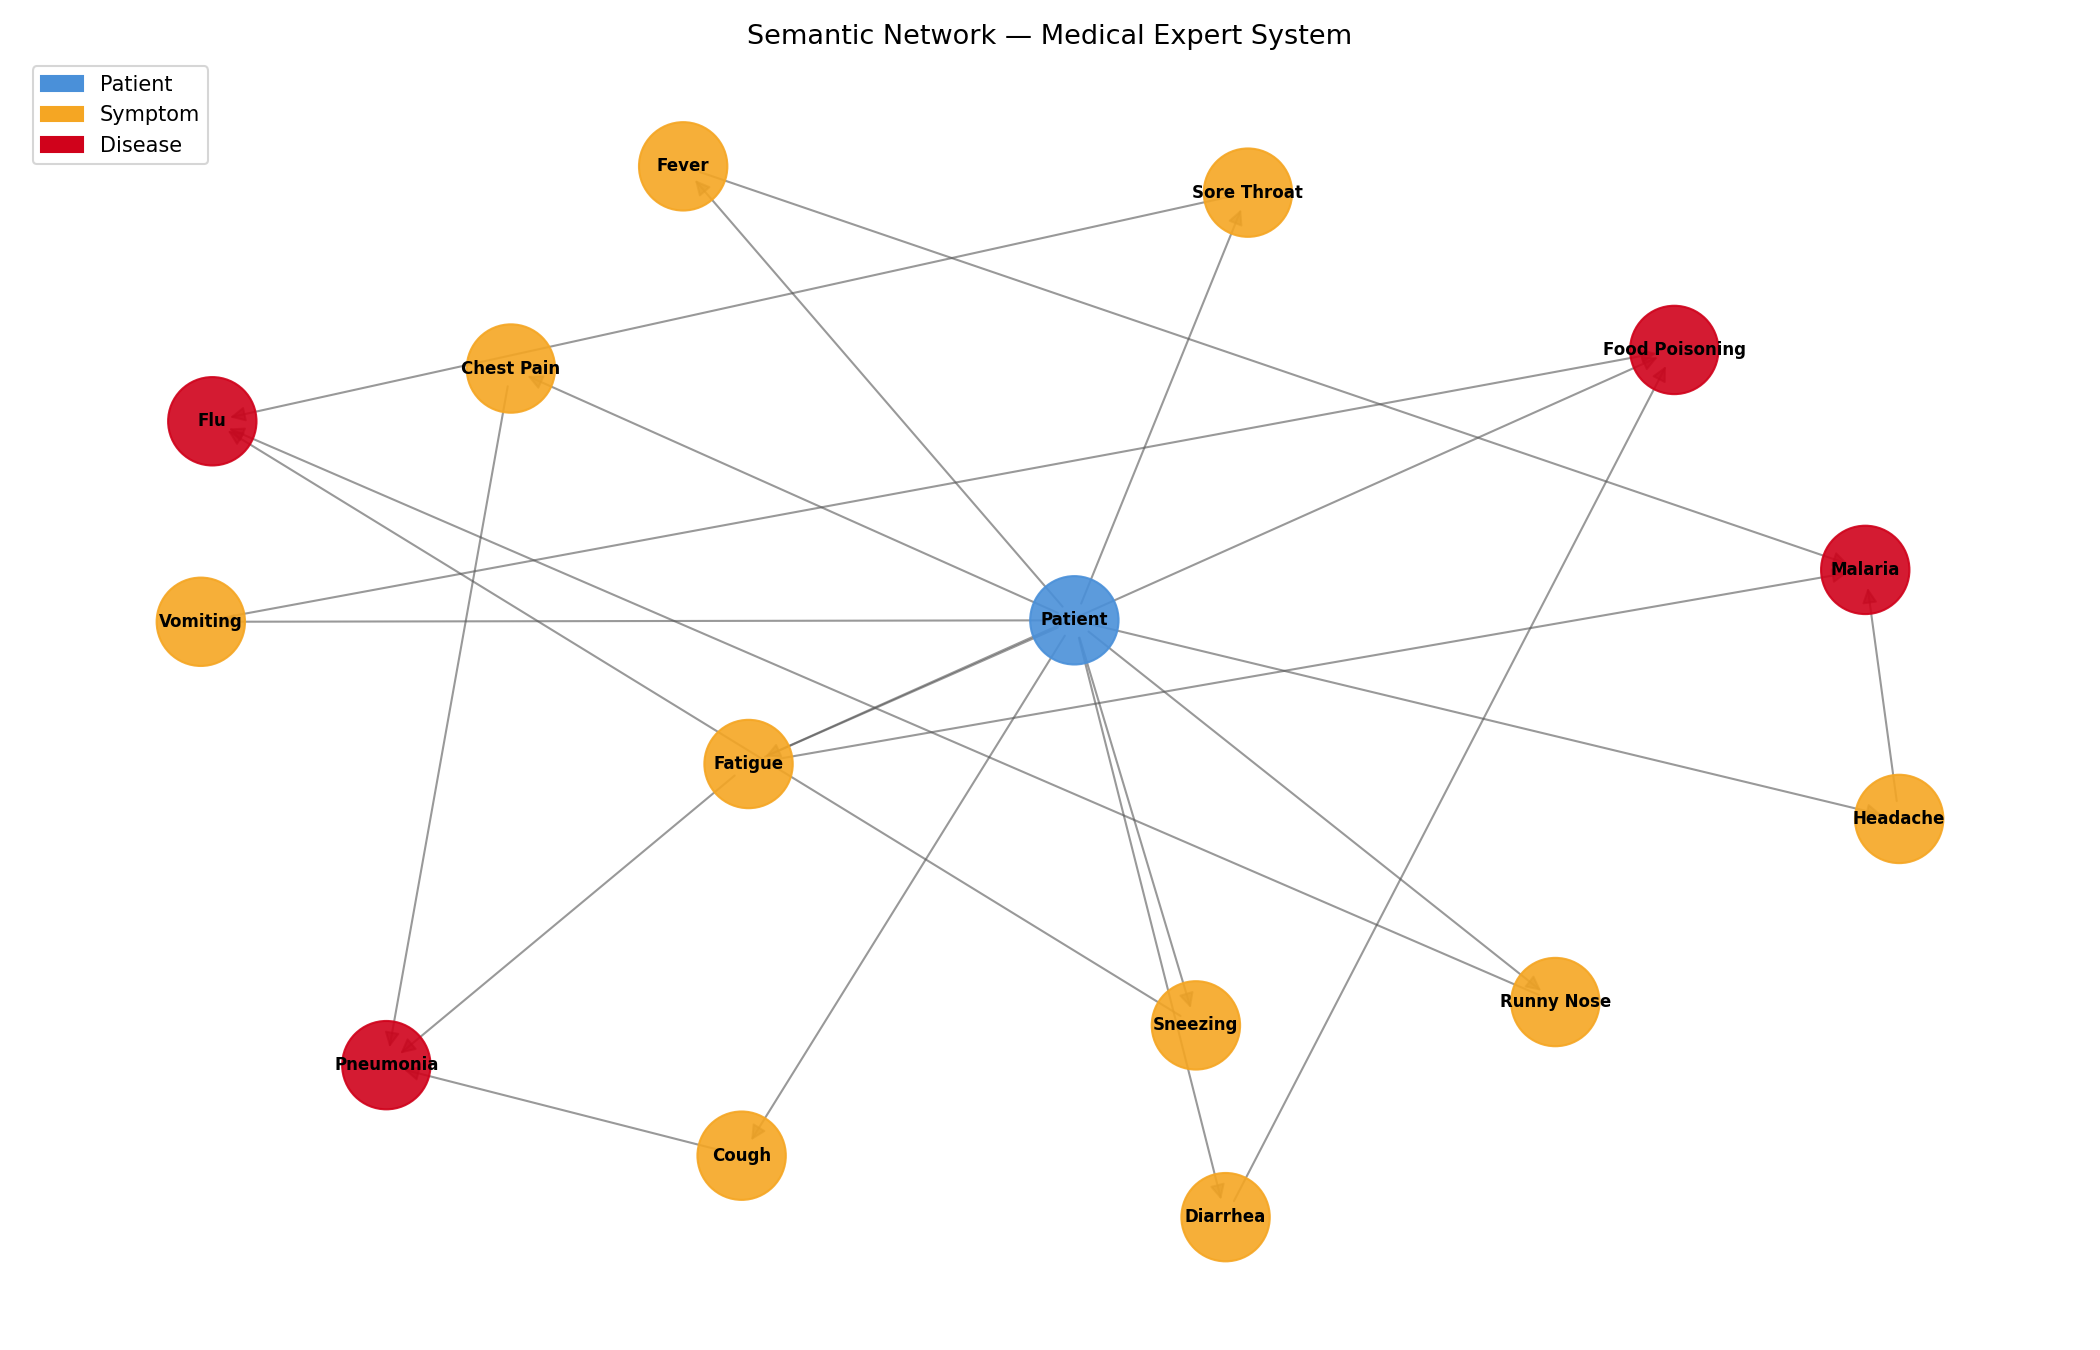

The script that saved this image:
import json
import networkx as nx
import matplotlib.pyplot as plt
import matplotlib.patches as mpatches

with open("knowledge_base.json") as f:
    kb = json.load(f)

G = nx.DiGraph()

diseases = [r["diagnosis"] for r in kb["rules"]]
G.add_nodes_from(["Patient"], type="patient")
G.add_nodes_from(diseases, type="disease")
G.add_nodes_from([s.title() for s in kb["symptoms"]], type="symptom")

for s in kb["symptoms"]:
    G.add_edge("Patient", s.title(), label="has")

for rule in kb["rules"]:
    for c in rule["conditions"]:
        G.add_edge(c.title(), rule["diagnosis"], label="indicates")

color_map = {
    "patient": "#4A90D9",
    "symptom": "#F5A623",
    "disease": "#D0021B",
}

node_colors = []
for node in G.nodes():
    if node == "Patient":
        node_colors.append(color_map["patient"])
    elif node in diseases:
        node_colors.append(color_map["disease"])
    else:
        node_colors.append(color_map["symptom"])

plt.figure(figsize=(14, 9))
pos = nx.spring_layout(G, seed=42, k=2)
nx.draw_networkx_nodes(G, pos, node_color=node_colors, node_size=1800, alpha=0.9)
nx.draw_networkx_labels(G, pos, font_size=8, font_weight="bold")
nx.draw_networkx_edges(G, pos, arrows=True, arrowsize=15, edge_color="#555", alpha=0.6)

legend = [
    mpatches.Patch(color=color_map["patient"], label="Patient"),
    mpatches.Patch(color=color_map["symptom"], label="Symptom"),
    mpatches.Patch(color=color_map["disease"], label="Disease"),
]
plt.legend(handles=legend, loc="upper left")
plt.title("Semantic Network — Medical Expert System", fontsize=13)
plt.axis("off")
plt.tight_layout()
plt.savefig("semantic_network.png", dpi=150)
print("Saved semantic_network.png")
